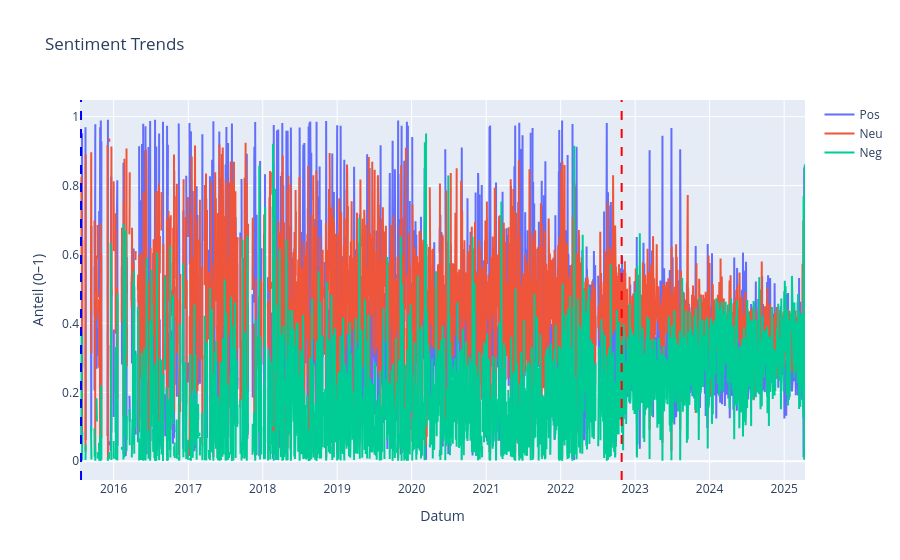

Notebook cell for this chart:
### Code cell
# Plot 2: Sentiment-Trends
fig2 = go.Figure()
for col in ['pos', 'neu', 'neg']:
    fig2.add_trace(go.Scatter(x=final_daily_df["date"], y=final_daily_df[col], mode='lines', name=col.capitalize()))
fig2.add_vline(x="2022-10-27", line=dict(color="red", dash="dash"))
fig2.update_layout(title="Sentiment Trends", xaxis_title="Datum", yaxis_title="Anteil (0–1)")

# Apply change point detection for sentiment trends
sentiment_data = final_daily_df[['pos', 'neu', 'neg']].values

# Use ruptures for change point detection
model = rpt.Binseg(model="l2")  # Binary segmentation with l2 norm
n_bkps = 2  # Number of breakpoints to detect
breakpoints = model.fit_predict(sentiment_data, n_bkps=n_bkps)

# Add vertical lines for detected breakpoints
for bkp in breakpoints[:-1]:  # Exclude the last breakpoint (end of data)
    fig2.add_vline(x=final_daily_df["date"].iloc[bkp], line=dict(color="blue", dash="dash"), name="Breakpoint")

print("Detected breakpoints for sentiment trends:", breakpoints)
print("Breakpoints as dates:", final_daily_df['date'].iloc[breakpoints[:-1]].tolist())

fig2.show()

### Figure 1 — Plotly figure (JSON) as saved in the notebook; plotly's stock layout.template omitted (floating-point values rounded to 4 significant figures; data arrays with more than 128 entries replaced by an {"elided": "..."} marker saying what was removed)
{"data": [{"mode": "lines", "name": "Pos", "type": "scatter", "x": {"elided": "3556 str values"}, "y": {"elided": "3556 float values"}}, {"mode": "lines", "name": "Neu", "type": "scatter", "x": {"elided": "3556 str values"}, "y": {"elided": "3556 float values"}}, {"mode": "lines", "name": "Neg", "type": "scatter", "x": {"elided": "3556 str values"}, "y": {"elided": "3556 float values"}}], "layout": {"shapes": [{"line": {"color": "red", "dash": "dash"}, "type": "line", "x0": "2022-10-27", "x1": "2022-10-27", "xref": "x", "y0": 0, "y1": 1, "yref": "y domain"}, {"line": {"color": "blue", "dash": "dash"}, "name": "Breakpoint", "type": "line", "x0": "2015-07-25T00:00:00", "x1": "2015-07-25T00:00:00", "xref": "x", "y0": 0, "y1": 1, "yref": "y domain"}], "title": {"text": "Sentiment Trends"}, "xaxis": {"title": {"text": "Datum"}}, "yaxis": {"title": {"text": "Anteil (0–1)"}}}}
